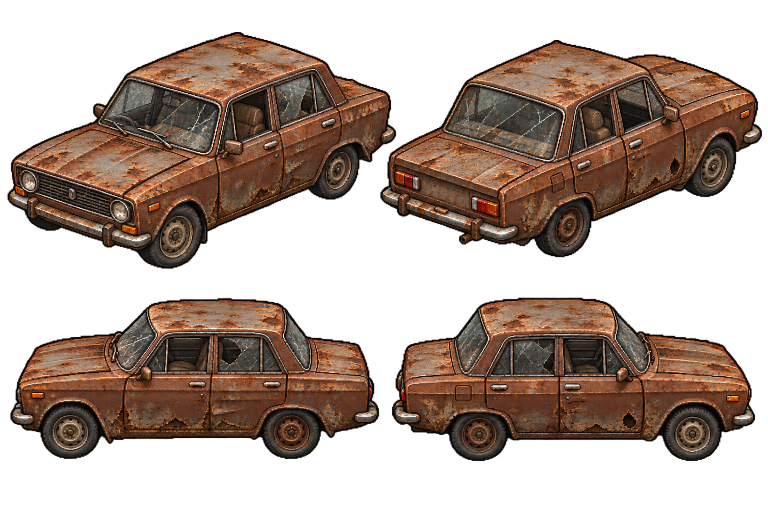
#> input picture Ржавый советский седан — спрайт-лист.png, 1536 x 1024 px (shown at 1/2 size)
$ python build_car.py
#> lines starting #> are read from the running program, lines starting #| are printed output that depends on the picture; after the words box and inside, x2 and y2 are one past the last pixel; in counts of white or black regions, pixels touching at a corner belong together
"""Разбитые «Жигули» для стартовой локации — из листа «Ржавый советский седан — спрайт-лист» (4 ракурса).
Берём изометрический вид спереди-слева и вид сзади-справа, масштаб — под рост героя (~88 px).
Запуск: python tools/build_car.py  (вызывается и из build_assets.py)
"""
import os
import numpy as np
from PIL import Image
from scipy import ndimage

ROOT = os.path.dirname(os.path.dirname(os.path.abspath(__file__)))
OUT = os.path.join(ROOT, "game", "assets", "sprites")
SCALE = 0.29  # седан ~1,45 м против героя 1,75 м: крыша на уровне плеч персонажа


def build(manifest=None):
    a = np.array(Image.open(os.path.join(ROOT, "Ржавый советский седан — спрайт-лист.png")).convert("RGBA"))
#> a is the input picture: shape (1024, 1536, 4); mean R, G, B, A 71.9, 48.9, 35, 122.5
    a[a[:, :, 3] < 60, 3] = 0
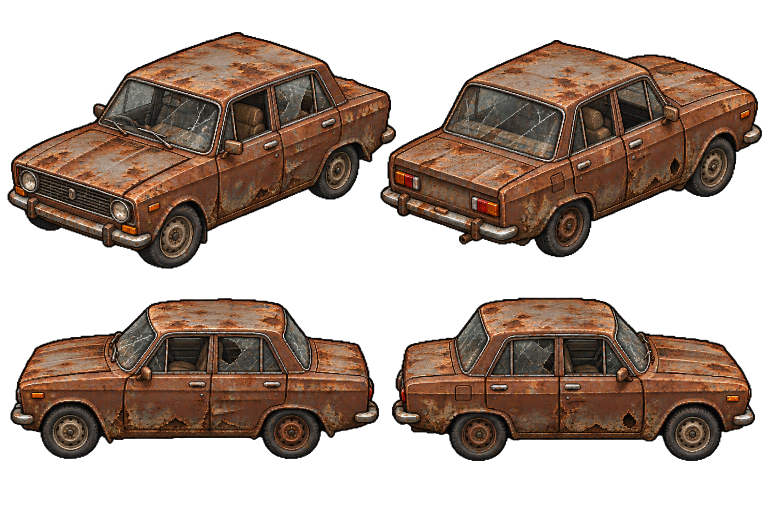
#> a: shape (1024, 1536, 4) (shown at 1/2 size); 2.44% of pixels changed, all inside (x1, y1, x2, y2) = (0, 9, 1527, 1024); transparent parts drawn white
    lab, _ = ndimage.label(ndimage.binary_dilation(a[:, :, 3] > 0, iterations=2))
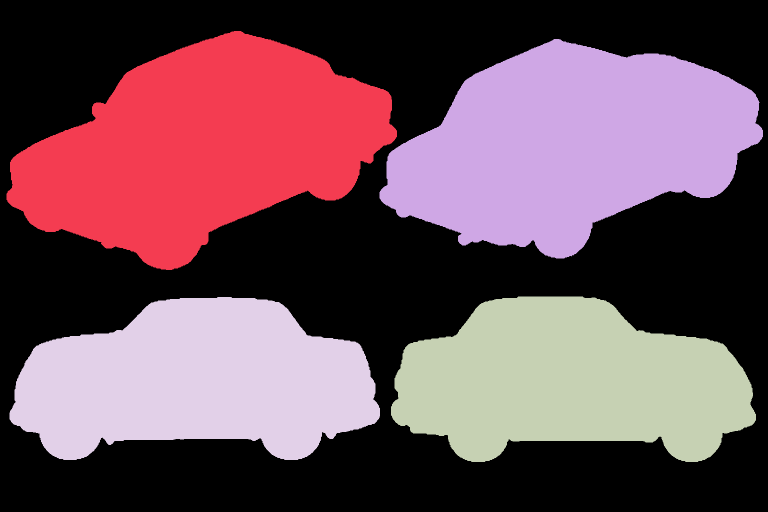
#> lab: shape (1024, 1536) int32 (shown at 1/2 size); 5 distinct labels, from 0 to 4; one colour per label, 0 black
    h, w = a.shape[:2]
#> h = 1024; w = 1536
    out = {}
    for name, (qx, qy) in {"lada_wreck": (0, 0), "lada_wreck_back": (1, 0)}.items():
        sub = lab[qy * h // 2:(qy + 1) * h // 2, qx * w // 2:(qx + 1) * w // 2]
        ids, cnt = np.unique(sub[sub > 0], return_counts=True)
        main = ids[np.argmax(cnt)]
        ys, xs = np.nonzero(lab == main)
        fr = a[ys.min():ys.max() + 1, xs.min():xs.max() + 1].copy()
        fr[lab[ys.min():ys.max() + 1, xs.min():xs.max() + 1] != main, 3] = 0
        im = Image.fromarray(fr)
        im = im.resize((round(im.width * SCALE), round(im.height * SCALE)), Image.LANCZOS)
        im.save(os.path.join(OUT, name + ".png"))
        out[name] = im.size
        if manifest is not None:
            manifest[name] = {"src": f"assets/sprites/{name}.png", "w": im.width, "h": im.height}
#> this loop made 2 passes
#> (ids, cnt, main) on passes 1 to 2: ([1, 2], [217329, 216], 1), ([1, 2], [1797, 214489], 2)
#> pass 1, in build, `sub = lab[qy * h // 2:(qy + 1) * h // 2, qx * w // 2:(qx + 1) * w // 2]`:
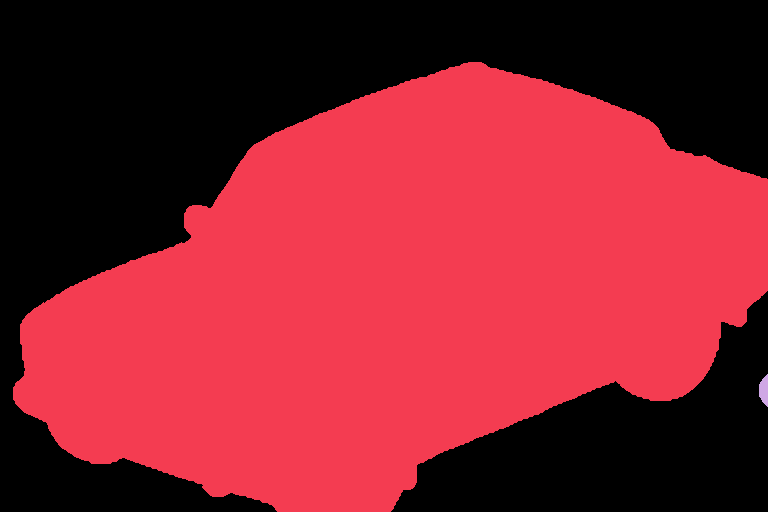
#> sub: shape (512, 768) int32; 3 distinct labels, from 0 to 2; one colour per label, 0 black
#> pass 1, in build, `fr = a[ys.min():ys.max() + 1, xs.min():xs.max() + 1].copy()`:
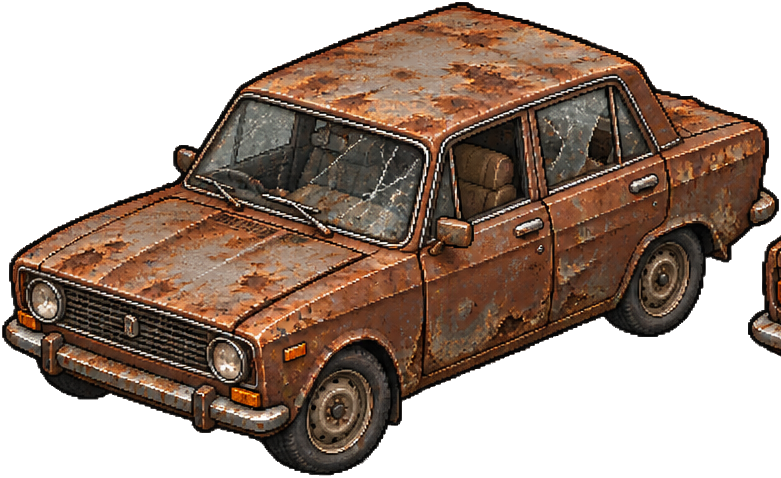
#> fr: shape (478, 781, 4); mean R, G, B, A 80, 55.9, 41, 147.8; transparent parts drawn white
#> pass 1, in build, `im = im.resize((round(im.width * SCALE), round(im.height * SCALE)), Im..`:
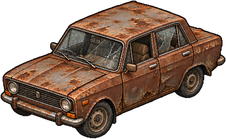
#> im: PIL image 226x139 RGBA; mean R, G, B, A 62.7, 44.4, 33.1, 146.3; transparent parts drawn white
#> after the loop:
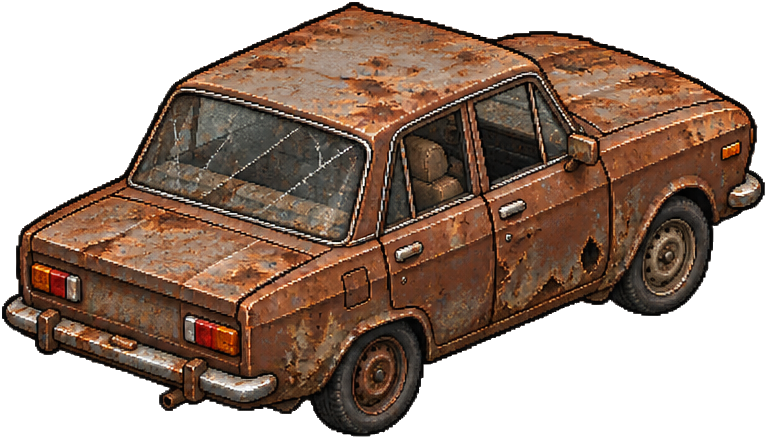
#> fr: shape (439, 767, 4); mean R, G, B, A 85, 58.3, 42, 157.2; transparent parts drawn white
#> after the loop:
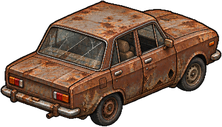
#> im: PIL image 222x127 RGBA; mean R, G, B, A 68.2, 47.3, 34.6, 157.3; transparent parts drawn white
#> after the loop, out = {'lada_wreck': (226, 139), 'lada_wreck_back': (222, 127)}
    return out


if __name__ == "__main__":
    print(build())

$ run again, with 8da839eb-17a4-49b9-ba3a-35153d59af41.png copied over Ржавый советский седан — спрайт-лист.png
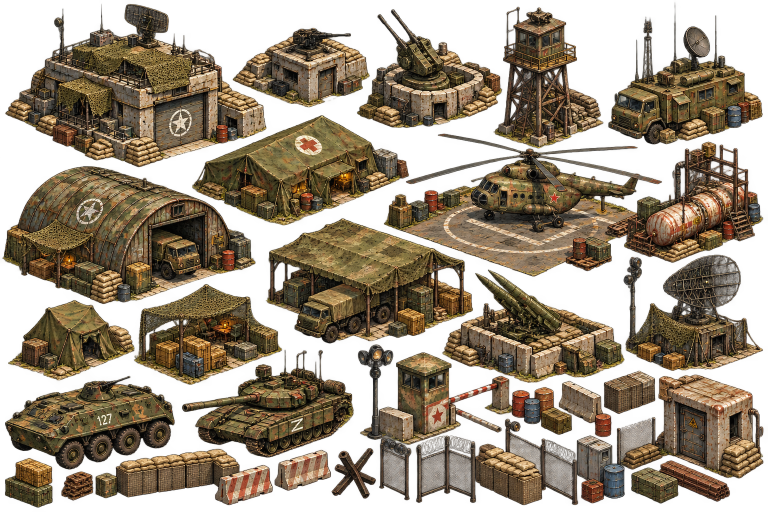
#> input picture 8da839eb-17a4-49b9-ba3a-35153d59af41.png, 1536 x 1024 px (shown at 1/2 size)
#> in build, a is the input picture: shape (1024, 1536, 4); mean R, G, B, A 93.4, 75.5, 50.7, 154.4
#> a: shape (1024, 1536, 4); 11.95% of pixels changed, all inside (x1, y1, x2, y2) = (0, 0, 1536, 1024)
#> lab: shape (1024, 1536) int32; 22 distinct labels, from 0 to 21
#> the loop in build, `for name, (qx, qy) in {"lada_wreck": (0, 0), "lada_wreck_back": (1, 0)..` made 2 passes
#> (ids, cnt, main) on passes 1 to 2: ([2, 3, 4, 5, 6, 7, 8, 9], [100505, 8, 3846, 28867, 13, 54170, 64611, 11731], 2), ([1, 3, 4, 7, 9, 10], [46086, 158518, 33465, 2753, 3515, 168], 3)
#> pass 1, in build, `sub = lab[qy * h // 2:(qy + 1) * h // 2, qx * w // 2:(qx + 1) * w // 2]`:
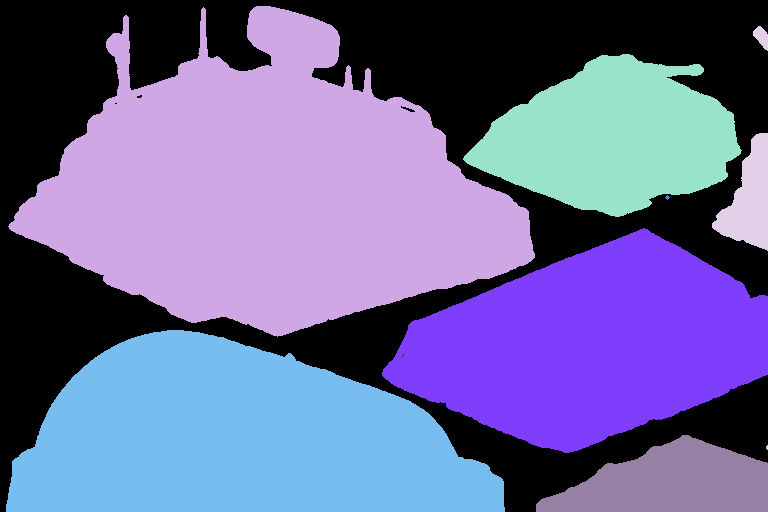
#> sub: shape (512, 768) int32; 9 distinct labels, from 0 to 9; one colour per label, 0 black
#> after the loop in build, `for name, (qx, qy) in {"lada_wreck": (0, 0), "lada_wreck_back": (1, 0)..`:
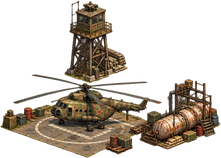
#> im: PIL image 221x158 RGBA; mean R, G, B, A 42.2, 33.4, 23.2, 90.9; transparent parts drawn white
#> after the loop in build, `for name, (qx, qy) in {"lada_wreck": (0, 0), "lada_wreck_back": (1, 0)..`: out = {'lada_wreck': (153, 96), 'lada_wreck_back': (221, 158)}

$ run again, with postapocalyptic_market_transparent.png copied over Ржавый советский седан — спрайт-лист.png
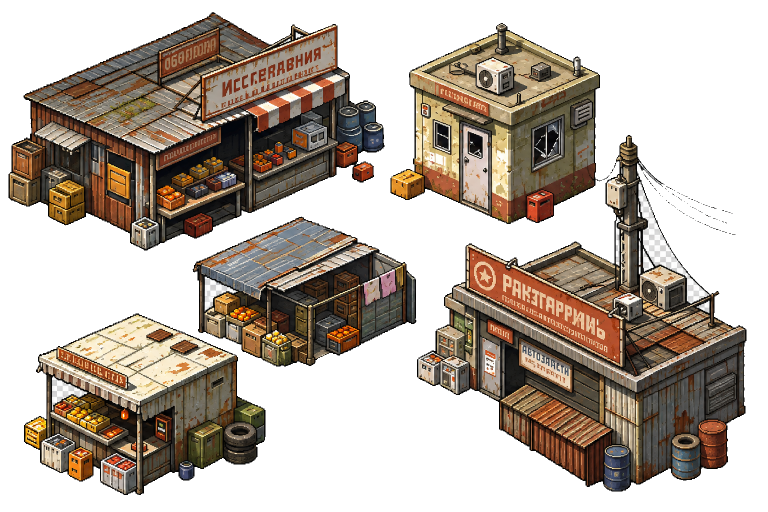
#> input picture postapocalyptic_market_transparent.png, 1536 x 1024 px (shown at 1/2 size)
#> in build, a is the input picture: shape (1024, 1536, 4); mean R, G, B, A 171.7, 161.1, 151, 130.4
#> lab: shape (1024, 1536) int32; 35 distinct labels, from 0 to 34
#> the loop in build, `for name, (qx, qy) in {"lada_wreck": (0, 0), "lada_wreck_back": (1, 0)..` made 2 passes
#> (ids, cnt, main) on pass 1: ([1, 26], [234951, 15149], 1)
#> after the loop in build, `for name, (qx, qy) in {"lada_wreck": (0, 0), "lada_wreck_back": (1, 0)..`:
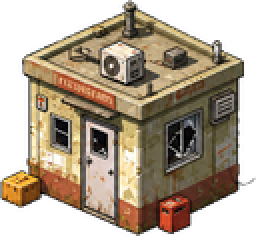
#> im: PIL image 128x118 RGBA (shown 2 times larger); mean R, G, B, A 89.5, 75.7, 57.3, 166.6; transparent parts drawn white
#> after the loop in build, `for name, (qx, qy) in {"lada_wreck": (0, 0), "lada_wreck_back": (1, 0)..`: out = {'lada_wreck': (219, 139), 'lada_wreck_back': (128, 118)}
